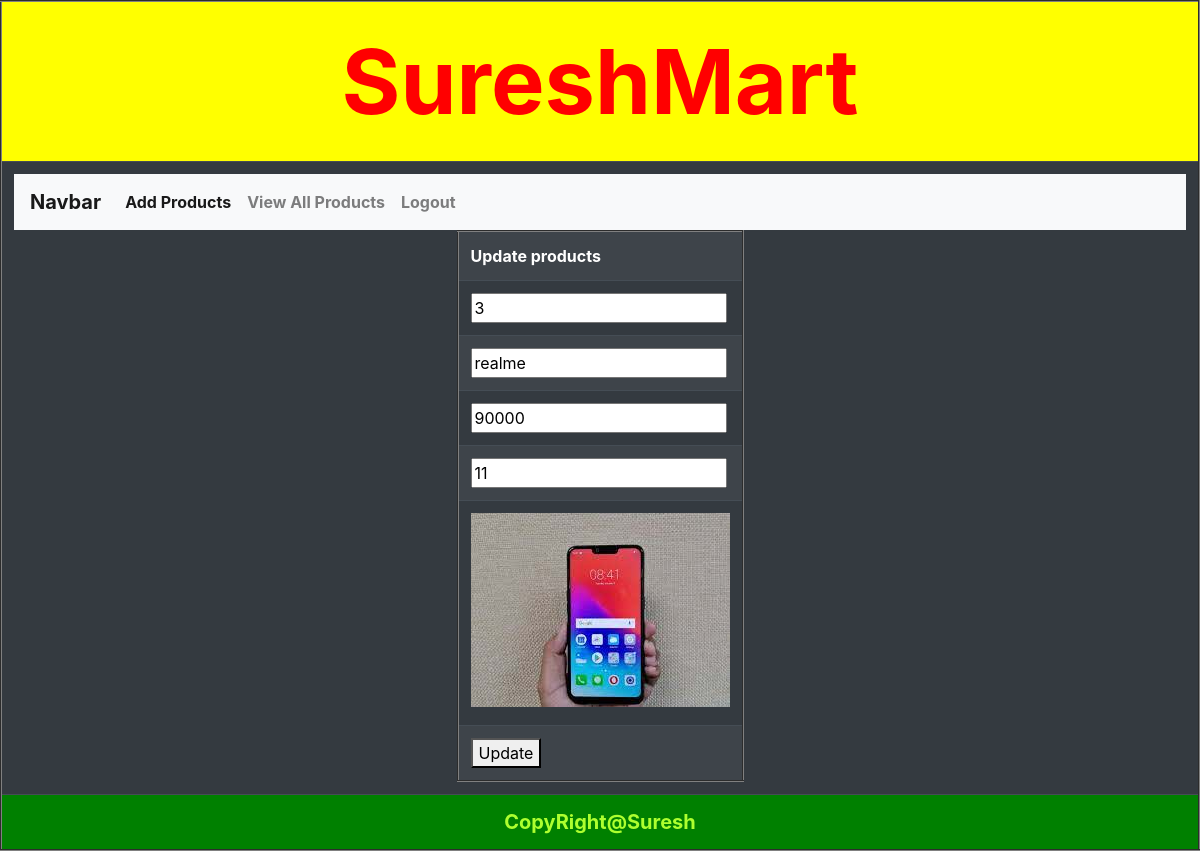
The app's page /updatepro/?pn=3 with its own data.
### app1/models.py (models this page shows)
class productmodel(models.Model):
    pno=models.IntegerField()
    pname=models.CharField(max_length=30)
    price=models.IntegerField()
    quantity=models.IntegerField()
    pimage=models.ImageField(upload_to='suresh/')

### app1/views.py (the view)
# urls.py: path('updatepro/',views.updatepro,name='updatepro'),
def updatepro(req):
   no= req.GET.get("pn")
   return render(req,"update.html",{"data":productmodel.objects.get(pno=no)})

### templates/update.html (shortened to what this page needs)
{% extends 'common.html' %}
{% block suresh %}
    {% include 'adminmenu.html' %}
    <form action="{% url 'ud' %}" method="post">
    <table align="center" border="2">
    <tr>
        <th colspan="2">Update products</th>
    </tr>
    <tr>
        <th><input type="number" value="{{ data.pno }}" readonly name="u1"></th>
    </tr>
    <tr>
        <th><input type="text" value="{{ data.pname }}"  name="u2"></th>
    </tr>
    <tr>
        <th><input type="number" value="{{ data.price }}" name="u3"></th>
    </tr>
    <tr>
        <th><input type="number" value="{{ data.quantity }}"  name="u4"></th>
    </tr>
    <tr>
        <th><input type="image" img src="{{ data.pimage.url }}"  name="u5"></th>
    </tr>
    <tr>
        <th>
            <button type="submit">Update</button>
        </th>
    </tr>
    </table></form>
{% endblock %}

### records on screen
productmodel: u1 "3", u2 "realme", u3 "90000", u4 "11"
